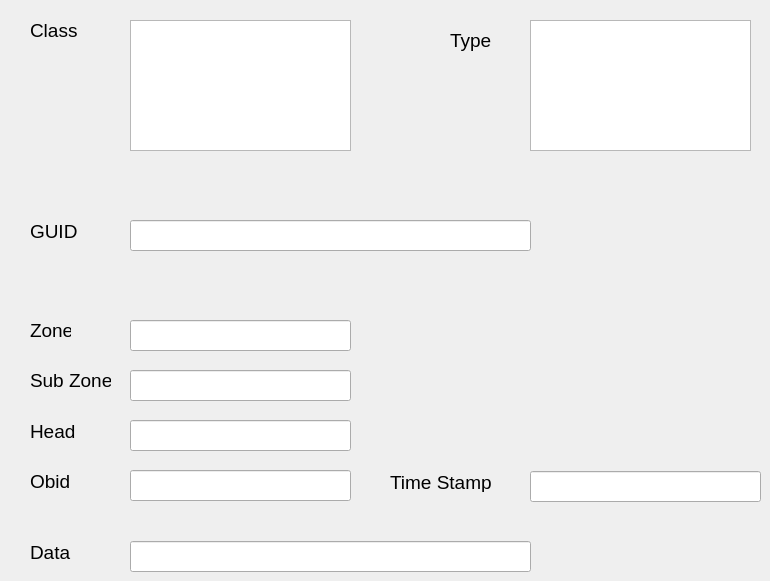
     <widget class="QWidget" name="rxEvent">
      <attribute name="title">
       <string>Rx Event</string>
      </attribute>
      <widget class="QLabel" name="variableSwitchRxZoneLabel">
       <property name="geometry">
        <rect>
         <x>30</x>
         <y>320</y>
         <width>41</width>
         <height>21</height>
        </rect>
       </property>
       <property name="font">
        <font>
         <pointsize>14</pointsize>
        </font>
       </property>
       <property name="text">
        <string>Zone</string>
       </property>
      </widget>
      <widget class="QLabel" name="variableSwitchRxClassLabel">
       <property name="geometry">
        <rect>
         <x>30</x>
         <y>20</y>
         <width>61</width>
         <height>21</height>
        </rect>
       </property>
       <property name="font">
        <font>
         <pointsize>14</pointsize>
        </font>
       </property>
       <property name="text">
        <string>Class</string>
       </property>
      </widget>
      <widget class="QLabel" name="variableSwitchRxObidLabel">
       <property name="geometry">
        <rect>
         <x>30</x>
         <y>471</y>
         <width>51</width>
         <height>20</height>
        </rect>
       </property>
       <property name="font">
        <font>
         <pointsize>14</pointsize>
        </font>
       </property>
       <property name="text">
        <string>Obid</string>
       </property>
      </widget>
      <widget class="QLabel" name="variableSwitchRxHeadLabel">
       <property name="geometry">
        <rect>
         <x>30</x>
         <y>421</y>
         <width>51</width>
         <height>20</height>
        </rect>
       </property>
       <property name="font">
        <font>
         <pointsize>14</pointsize>
        </font>
       </property>
       <property name="text">
        <string>Head</string>
       </property>
      </widget>
      <widget class="QLabel" name="variableSwitchRxGuidLabel">
       <property name="geometry">
        <rect>
         <x>30</x>
         <y>221</y>
         <width>51</width>
         <height>20</height>
        </rect>
       </property>
       <property name="font">
        <font>
         <pointsize>14</pointsize>
        </font>
       </property>
       <property name="text">
        <string>GUID</string>
       </property>
      </widget>
      <widget class="QLabel" name="variableSwitchRxSubZoneLabel">
       <property name="geometry">
        <rect>
         <x>30</x>
         <y>370</y>
         <width>81</width>
         <height>21</height>
        </rect>
       </property>
       <property name="font">
        <font>
         <pointsize>14</pointsize>
        </font>
       </property>
       <property name="text">
        <string>Sub Zone</string>
       </property>
      </widget>
      <widget class="QLineEdit" name="variableSwitchRxGuidLineEdit">
       <property name="geometry">
        <rect>
         <x>130</x>
         <y>220</y>
         <width>401</width>
         <height>31</height>
        </rect>
       </property>
      </widget>
      <widget class="QLineEdit" name="variableSwitchRxDataLineEdit">
       <property name="geometry">
        <rect>
         <x>130</x>
         <y>541</y>
         <width>401</width>
         <height>31</height>
        </rect>
       </property>
      </widget>
      <widget class="QListWidget" name="variableSwitchRxClassListWidget">
       <property name="geometry">
        <rect>
         <x>130</x>
         <y>20</y>
         <width>221</width>
         <height>131</height>
        </rect>
       </property>
      </widget>
      <widget class="QListWidget" name="variableSwitchRxTypeListWidget">
       <property name="geometry">
        <rect>
         <x>530</x>
         <y>20</y>
         <width>221</width>
         <height>131</height>
        </rect>
       </property>
      </widget>
      <widget class="QLabel" name="variableSwitchRxDataLabel">
       <property name="geometry">
        <rect>
         <x>30</x>
         <y>542</y>
         <width>51</width>
         <height>20</height>
        </rect>
       </property>
       <property name="font">
        <font>
         <pointsize>14</pointsize>
        </font>
       </property>
       <property name="text">
        <string>Data</string>
       </property>
      </widget>
      <widget class="QLabel" name="variableSwitchRxTimeStampLabel">
       <property name="geometry">
        <rect>
         <x>390</x>
         <y>472</y>
         <width>111</width>
         <height>20</height>
        </rect>
       </property>
       <property name="font">
        <font>
         <pointsize>14</pointsize>
        </font>
       </property>
       <property name="text">
        <string>Time Stamp</string>
       </property>
      </widget>
      <widget class="QLineEdit" name="variableSwitchRxSubZoneLineEdit">
       <property name="geometry">
        <rect>
         <x>130</x>
         <y>370</y>
         <width>221</width>
         <height>31</height>
        </rect>
       </property>
      </widget>
      <widget class="QLineEdit" name="variableSwitchRxTimeStampLineEdit">
       <property name="geometry">
        <rect>
         <x>530</x>
         <y>471</y>
         <width>231</width>
         <height>31</height>
        </rect>
       </property>
      </widget>
      <widget class="QLineEdit" name="variableSwitchRxHeadLineEdit">
       <property name="geometry">
        <rect>
         <x>130</x>
         <y>420</y>
         <width>221</width>
         <height>31</height>
        </rect>
       </property>
      </widget>
      <widget class="QLineEdit" name="variableSwitchRxObidLineEdit">
       <property name="geometry">
        <rect>
         <x>130</x>
         <y>470</y>
         <width>221</width>
         <height>31</height>
        </rect>
       </property>
      </widget>
      <widget class="QLineEdit" name="variableSwitchRxZoneLineEdit">
       <property name="geometry">
        <rect>
         <x>130</x>
         <y>320</y>
         <width>221</width>
         <height>31</height>
        </rect>
       </property>
      </widget>
      <widget class="QLabel" name="variableSwitchRxTypeLabel">
       <property name="geometry">
        <rect>
         <x>450</x>
         <y>30</y>
         <width>61</width>
         <height>21</height>
        </rect>
       </property>
       <property name="font">
        <font>
         <pointsize>14</pointsize>
        </font>
       </property>
       <property name="text">
        <string>Type</string>
       </property>
      </widget>
     </widget>
